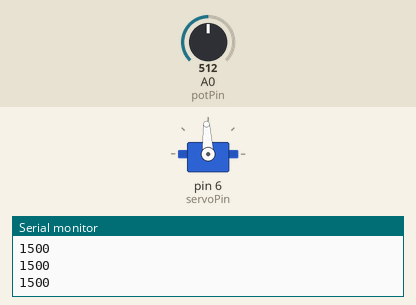
This sketch was run on a simulated Arduino Uno, built with avr-gcc and run on an emulated ATmega328P. Parts: servo, the last lines printed to the serial monitor. The test bench sets the inputs (shaded band); at power-on: A0 (potPin) = 512.

Above: at 1.2 s.
1.3 s: A0 (potPin) set to 716
At 2.0 s:
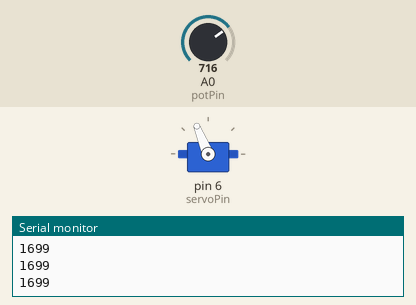
2.8 s: A0 (potPin) set to 900
At 3.6 s:
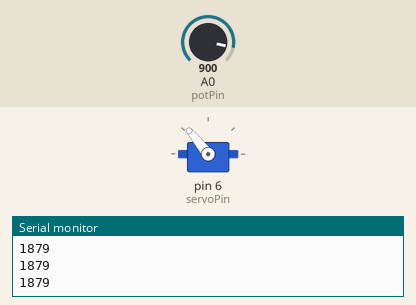
4.3 s: A0 (potPin) set to 1023
At 5.2 s:
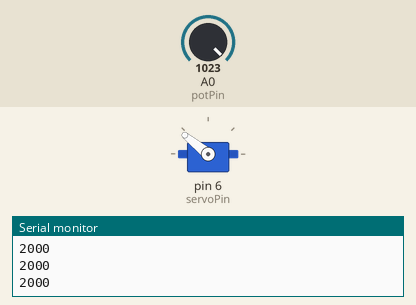
5.8 s: A0 (potPin) set to 306
At 6.2 s:
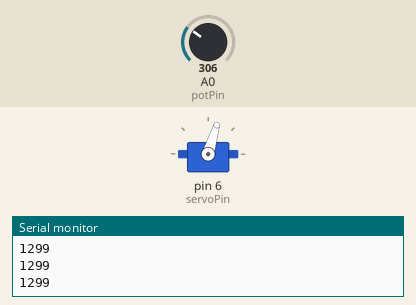
7.3 s: A0 (potPin) set to 122
At 7.8 s:
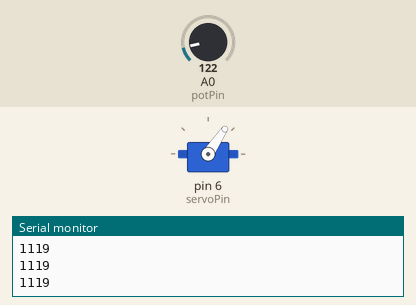
8.8 s: A0 (potPin) set to 511
At 9.5 s:
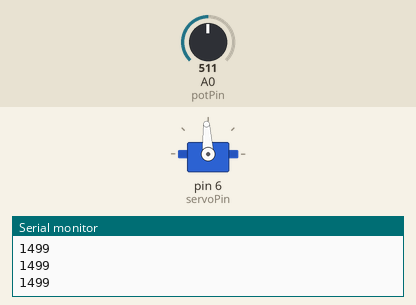
Timing chart, 0 to 11.3 s (numbered marks = the images above; inputs shaded):
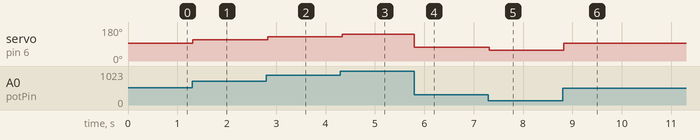

The sketch:

part_d.ino
```cpp
#include <Servo.h>

int potPin = A0;
int servoPin = 6;
Servo servo;
int val=0;
void setup() {
  // put your setup code here, to run once:
  Serial.begin(9600);
  servo.attach(servoPin);
}

void loop() {
    int readVal = analogRead(potPin);
  // Scale down the reading value
     val = map(readVal, 0, 1023, 1000, 2000);
  // Update the position of servo
    servo.writeMicroseconds(val);
    Serial.println(val);
    delay(50);
}
```

Measured:
- after the input at 1.3 s, servo on pin 6 (servoPin): 93° → 112° at once
- after the input at 2.8 s, servo on pin 6 (servoPin): 112° → 129° at once
- after the input at 4.3 s, servo on pin 6 (servoPin): 129° → 141° at once
- after the input at 5.8 s, servo on pin 6 (servoPin): 141° → 73° at once
- after the input at 7.3 s, servo on pin 6 (servoPin): 73° → 56° at once
- after the input at 8.8 s, servo on pin 6 (servoPin): 56° → 93° at once
